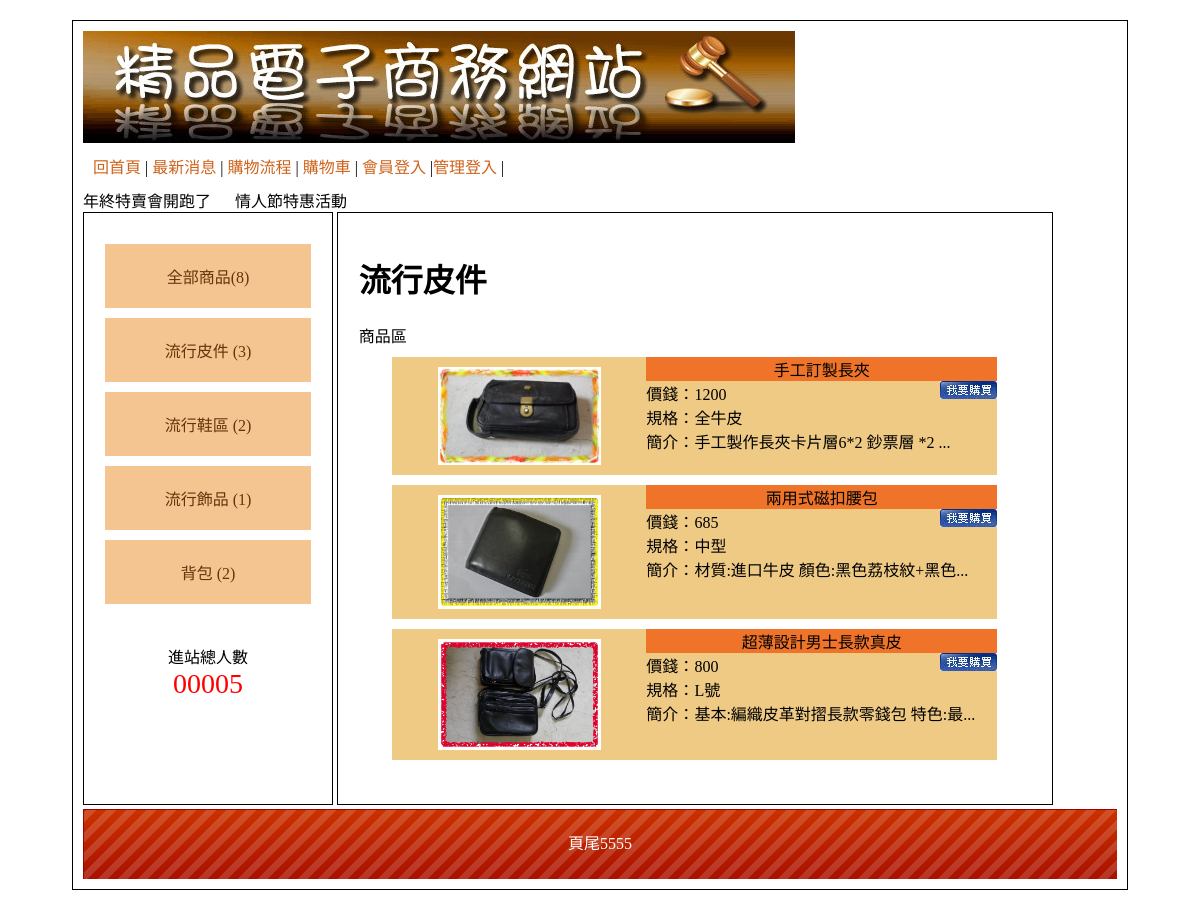
The page /?type=40 on the database its author committed.
### tables this page shows
CREATE TABLE `type` (
  `id` int(10) NOT NULL COMMENT '流水號',
  `name` text NOT NULL COMMENT '選單名稱',
  `parent` int(2) NOT NULL DEFAULT 0 COMMENT '大分類'
);

CREATE TABLE `goods` (
  `id` int(10) NOT NULL COMMENT '流水號',
  `no` text NOT NULL COMMENT '商品編號',
  `name` text NOT NULL COMMENT '商品名稱',
  `price` int(5) NOT NULL COMMENT '商品單價',
  `stock` int(5) NOT NULL COMMENT '庫存量',
  `spec` text NOT NULL COMMENT '規格',
  `intro` text NOT NULL COMMENT '商品簡介',
  `img` text NOT NULL COMMENT '商品圖片路徑',
  `big` int(5) NOT NULL COMMENT '大分類',
  `mid` int(5) NOT NULL COMMENT '次分類',
  `sh` int(2) NOT NULL DEFAULT 1 COMMENT '顯示上架(是/否)'
);

CREATE TABLE `bottom` (
  `id` int(10) NOT NULL COMMENT '流水號',
  `bottom` text NOT NULL COMMENT '頁尾版權文字'
);

### base.php (called while the page is built, shortened)
<?php
class DB{
    protected $dsn="mysql:host=localhost;charset=utf8;dbname=web04";
    protected $user="root";
    protected $pw='';
    protected $pdo;
    public $table;
    public function __construct($table){
        $this->table=$table;
        $this->pdo=new PDO($this->dsn,$this->user,$this->pw);
    }
    public function find($id){
        $sql="SELECT * FROM $this->table WHERE ";
        if(is_array($id)){
            foreach($id as $key => $value){
                $tmp[]="`$key`='$value'";
            }
            $sql .= implode(" AND ",$tmp);
        }else{
            $sql .= " `id`='$id'";
        }
        return $this->pdo->query($sql)->fetch(PDO::FETCH_ASSOC);
    }
    public function all(...$arg){
        $sql="SELECT * FROM $this->table ";
        switch(count($arg)){
            case 1:
                if(is_array($arg[0])){
                    foreach($arg[0] as $key => $value){
                        $tmp[]="`$key`='$value'";
                    }
                    $sql .= " WHERE ".implode(" AND ",$tmp);
                }else{
                    $sql .= $arg[0];
                }
            break;
        }
        return $this->pdo->query($sql)->fetchAll(PDO::FETCH_ASSOC);
    }
    public function math($method,$col,...$arg){
        $sql="SELECT $method($col) FROM $this->table ";
        switch(count($arg)){
            case 1:
                if(is_array($arg[0])){
                    foreach($arg[0] as $key => $value){
                        $tmp[]="`$key`='$value'";
                    }
                    $sql .= " WHERE ".implode(" AND ",$tmp);
                }else{
                    $sql .= $arg[0];
                }
            break;
        }
        return $this->pdo->query($sql)->fetchColumn();
    }
}
$Bottom=new DB("bottom");
$Goods=new DB("goods");
$Type=new DB("type");
?>

### index.php (the view, shortened to what this page needs)
<?php include_once "base.php"; ?>
<!DOCTYPE html PUBLIC "-//W3C//DTD XHTML 1.0 Transitional//EN" "http://www.w3.org/TR/xhtml1/DTD/xhtml1-transitional.dtd">
<html xmlns="http://www.w3.org/1999/xhtml">
<head>
  <link href="./css/css.css" rel="stylesheet" type="text/css">
</head>
<body>
  <div id="main">
    <div id="top">
      <a href="index.php">
        <img src="./icon/0416.jpg">
      </a>
      <div style="padding:10px;">
        <a href="index.php">回首頁</a> |
        <a href="?do=news">最新消息</a> |
        <a href="?do=look">購物流程</a> |
        <a href="?do=buycart">購物車</a> |
        <?php
        if(isset($_SESSION['member'])){
          echo "<a href='javascript:logout(&#039;member&#039;)'>會員登出</a> |";
        }else{
          echo "<a href='?do=login'>會員登入</a> |";
        }
        if(isset($_SESSION['admin'])){
          echo "<a href='back.php'>返回管理</a> |";
        }else{
          echo "<a href='?do=admin'>管理登入</a> |";
        }
        ?>
      </div>
      <marquee>
        年終特賣會開跑了 &nbsp;&nbsp;&nbsp;&nbsp; 情人節特惠活動
      </marquee>
    </div>
    <div id="left" class="ct">
      <div style="min-height:400px;">
        <div class="ww">
          <a href="?type=0">
            全部商品(<?= $Goods->math('count', '*', ['sh' => 1]); ?>)
          </a>
        </div>
        <?php
        $bigs = $Type->all(['parent' => 0]);
        foreach ($bigs as $big) {
          echo "<div class='ww'>";
          echo "  <a href='?type={$big['id']}'>";
          echo      $big['name'];
          echo "    ({$Goods->math('count','*',['big'=>$big['id'],'sh'=>1])})";
          echo "  </a>";
          echo "</div>";
        }
        ?>
      </div>
      <span>
        <div>進站總人數</div>
        <div style="color:#f00; font-size:28px;">
          00005 </div>
      </span>
    </div>
    <div id="right">
      <?php
      $do = $_GET['do'] ?? 'main';
      $file = "front/" . $do . ".php";
      if (file_exists($file)) {
        include $file;
      } else {
        echo "檔案不存在";
        include "front/main.php";
      }
      ?>
    </div>
    <div id="bottom" style="line-height:70px;background:url(icon/bot.png); color:#FFF;" class="ct">
      <?= $Bottom->find(1)['bottom']; ?>
    </div>
  </div>
</body>
</html>

### front/main.php
<?php
$type = $_GET['type'] ?? 0;
if ($type == 0) {
    $nav = "全部商品";
    $rows = $Goods->all(['sh' => 1]);
} else {
    $t = $Type->find($type);
    if ($t['parent'] == 0) {
        $nav = $t['name'];
        $rows = $Goods->all(['sh' => 1, 'big' => $type]);
    } else {
        $b = $Type->find($t['parent']);
        $nav = $b['name'] . " > " . $t['name'];
        $rows = $Goods->all(['sh' => 1, 'mid' => $type]);
    }
}
?>
<h1><?= $nav; ?></h1>
商品區
<?php
foreach ($rows as $row) {
?>
    <div class="all" style="display:flex; justify-content:center;">
        <div class="pp ct" style="padding:10px; width:40%">
            <a href="?do=detail&id=<?= $row['id']; ?>">
                <img src="../icon/<?= $row['img']; ?>" style="width:70%;">
            </a>
        </div>
        <div class="pp" style="width:60%;">
            <div class="tt ct"><?= $row['name']; ?></div>
            <div>價錢：<?= $row['price']; ?>
                <a href="?do=buycart&id=<?= $row['id']; ?>&qt=1" style="float:right;">
                    <img src="icon/0402.jpg" alt="">
                </a>
            </div>
            <div>規格：<?= $row['spec']; ?></div>
            <div>簡介：<?= mb_substr($row['intro'], 0, 20); ?>...</div>
        </div>
    </div>
<?php
}
?>

### css/css.css (style rules this page uses)
body { font-family:"微軟正黑體"; }
#main { width:1034px; padding:10px; margin:20px auto 20px auto; border:#000 solid 1px; min-height:768px; }
#top a { color:#CE631C; text-decoration:none; }
#left { display:inline-block; width:20%; padding:2%; height:550px; overflow: auto; vertical-align:top; border:#000 1px solid; }
#left a { display:block; padding:20px 5px 20px 5px; text-decoration:none; background:#F4C591; margin:10px auto 10px auto; color:#65350A; }
.ct { text-align:center; }
#right { display:inline-block; width:65%; padding:2%; overflow: auto; height:550px; border:#000 1px solid; }
#bottom { height:70px; background:url(icon/bot.png); background-size:cover; }
.all { width:90%; margin:10px auto 10px auto; }
.tt { background:#EF7429; }
.pp { background:#EFCA85; }

### rows shown on the page
type: name "流行皮件", math "3"
type: name "流行鞋區", math "2"
type: name "流行飾品", math "1"
type: name "背包", math "2"
goods: img (picture), name "手工訂製長夾", price "1200", spec "全牛皮", intro "手工製作長夾卡片層6*2 鈔票層 *2"
goods: img (picture), name "兩用式磁扣腰包", price "685", spec "中型", intro "材質:進口牛皮 顏色:黑色荔枝紋+黑色"
goods: img (picture), name "超薄設計男士長款真皮", price "800", spec "L號", intro "基本:編織皮革對摺長款零錢包 特色:最"
bottom: bottom "頁尾5555"

### other values the page prints
$Goods->math('count', '*', ['sh' => 1]) "8"
